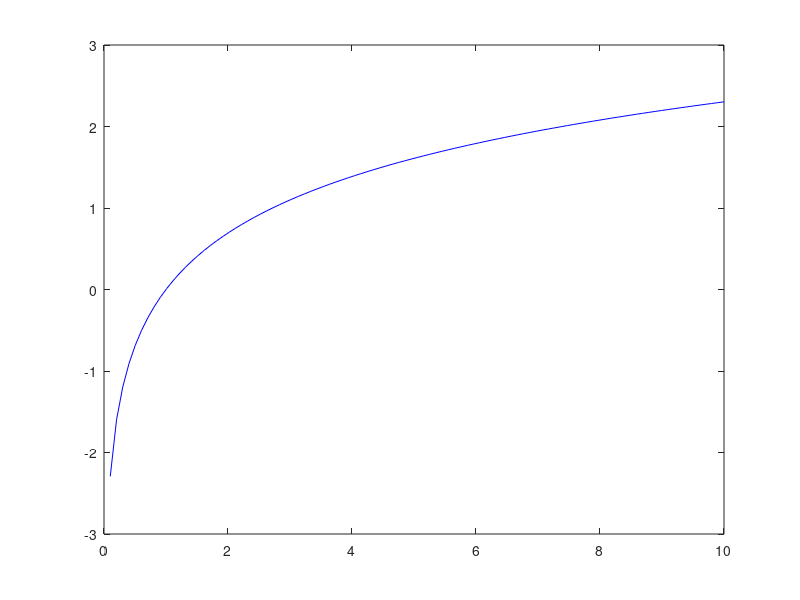
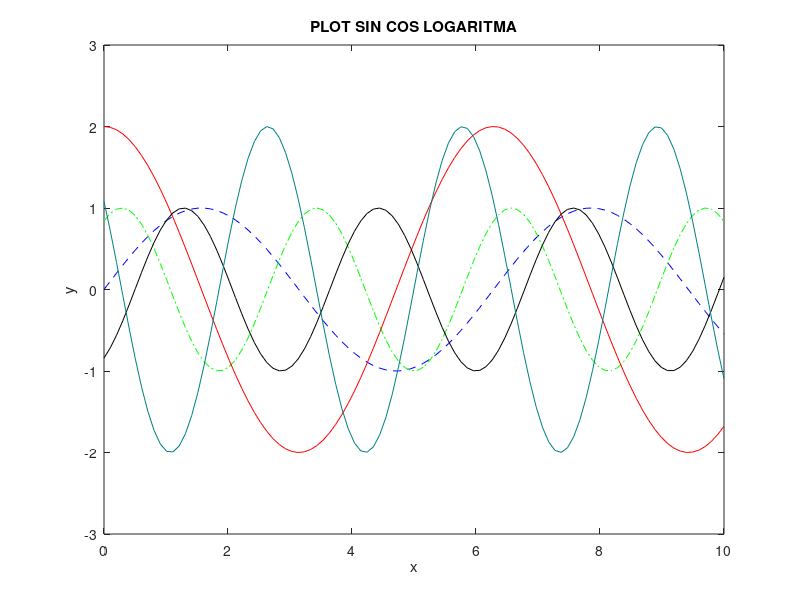

Recreate these plots in MATLAB, in order.
clear
clc

fprintf("\t\t\t\t\t\t\tON FIRE !!");
fprintf("\n\t\t\t\t\t\t\t   PLOT\n")



% Plot y = sin(x)
x = linspace(0,10,100);
y1 = sin(x);
y2 = sin(2*x+1);
y3 = log(x);
y4 = 2*cos(x);
y5 = sin(2*x-1);
y6 = 2*cos(2*x+1);

% plot single line
figure(1)
plot(x,y3,'b')

% plot multi lines
figure(2)
plot(x,y1,'b--',x,y2,'g-.',x,y4,'r-')
axis([0 10 -3 3]);      % [xmin xmaks ymin ymaks]
title("PLOT SIN COS LOGARITMA"); % judul 
xlabel("x");        % label sumbu x
ylabel("y");        % label sumbu y 


hold on             % membuka
plot(x,y5,'k-'); % plot ini masuk ke figure 2
plot(x,y6,'Color',[0 0.5 0.5]); % plot ini masuk ke figure 2
hold off            % menutup